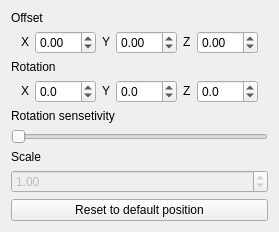
        <widget class="QWidget" name="positionTab">
         <property name="sizePolicy">
          <sizepolicy hsizetype="Fixed" vsizetype="Preferred">
           <horstretch>0</horstretch>
           <verstretch>0</verstretch>
          </sizepolicy>
         </property>
         <attribute name="title">
          <string> Positioning</string>
         </attribute>
         <layout class="QVBoxLayout" name="verticalLayout">
          <item>
           <widget class="QLabel" name="offsetLabel">
            <property name="sizePolicy">
             <sizepolicy hsizetype="Fixed" vsizetype="Fixed">
              <horstretch>0</horstretch>
              <verstretch>0</verstretch>
             </sizepolicy>
            </property>
            <property name="text">
             <string>Offset</string>
            </property>
           </widget>
          </item>
          <item>
           <layout class="QHBoxLayout" name="horizontalLayout">
            <property name="leftMargin">
             <number>10</number>
            </property>
            <property name="rightMargin">
             <number>10</number>
            </property>
            <item>
             <widget class="QLabel" name="label_4">
              <property name="sizePolicy">
               <sizepolicy hsizetype="Fixed" vsizetype="Fixed">
                <horstretch>0</horstretch>
                <verstretch>0</verstretch>
               </sizepolicy>
              </property>
              <property name="text">
               <string>X</string>
              </property>
             </widget>
            </item>
            <item>
             <widget class="QDoubleSpinBox" name="x_offset_box">
              <property name="enabled">
               <bool>true</bool>
              </property>
              <property name="sizePolicy">
               <sizepolicy hsizetype="Expanding" vsizetype="Fixed">
                <horstretch>0</horstretch>
                <verstretch>0</verstretch>
               </sizepolicy>
              </property>
              <property name="minimumSize">
               <size>
                <width>0</width>
                <height>0</height>
               </size>
              </property>
              <property name="maximumSize">
               <size>
                <width>100</width>
                <height>16777215</height>
               </size>
              </property>
              <property name="minimum">
               <double>-10.000000000000000</double>
              </property>
              <property name="maximum">
               <double>10.000000000000000</double>
              </property>
              <property name="singleStep">
               <double>0.500000000000000</double>
              </property>
             </widget>
            </item>
            <item>
             <widget class="QLabel" name="label_5">
              <property name="sizePolicy">
               <sizepolicy hsizetype="Fixed" vsizetype="Fixed">
                <horstretch>0</horstretch>
                <verstretch>0</verstretch>
               </sizepolicy>
              </property>
              <property name="text">
               <string>Y</string>
              </property>
             </widget>
            </item>
            <item>
             <widget class="QDoubleSpinBox" name="y_offset_box">
              <property name="enabled">
               <bool>true</bool>
              </property>
              <property name="sizePolicy">
               <sizepolicy hsizetype="Expanding" vsizetype="Fixed">
                <horstretch>0</horstretch>
                <verstretch>0</verstretch>
               </sizepolicy>
              </property>
              <property name="minimumSize">
               <size>
                <width>0</width>
                <height>0</height>
               </size>
              </property>
              <property name="maximumSize">
               <size>
                <width>100</width>
                <height>16777215</height>
               </size>
              </property>
              <property name="minimum">
               <double>-10.000000000000000</double>
              </property>
              <property name="maximum">
               <double>10.000000000000000</double>
              </property>
              <property name="singleStep">
               <double>0.500000000000000</double>
              </property>
             </widget>
            </item>
            <item>
             <widget class="QLabel" name="label_6">
              <property name="sizePolicy">
               <sizepolicy hsizetype="Fixed" vsizetype="Fixed">
                <horstretch>0</horstretch>
                <verstretch>0</verstretch>
               </sizepolicy>
              </property>
              <property name="text">
               <string>Z</string>
              </property>
             </widget>
            </item>
            <item>
             <widget class="QDoubleSpinBox" name="z_offset_box">
              <property name="enabled">
               <bool>true</bool>
              </property>
              <property name="sizePolicy">
               <sizepolicy hsizetype="Expanding" vsizetype="Fixed">
                <horstretch>0</horstretch>
                <verstretch>0</verstretch>
               </sizepolicy>
              </property>
              <property name="minimumSize">
               <size>
                <width>0</width>
                <height>0</height>
               </size>
              </property>
              <property name="maximumSize">
               <size>
                <width>100</width>
                <height>16777215</height>
               </size>
              </property>
              <property name="minimum">
               <double>-10.000000000000000</double>
              </property>
              <property name="maximum">
               <double>10.000000000000000</double>
              </property>
              <property name="singleStep">
               <double>0.500000000000000</double>
              </property>
             </widget>
            </item>
           </layout>
          </item>
          <item>
           <widget class="QLabel" name="label_2">
            <property name="sizePolicy">
             <sizepolicy hsizetype="Fixed" vsizetype="Fixed">
              <horstretch>0</horstretch>
              <verstretch>0</verstretch>
             </sizepolicy>
            </property>
            <property name="text">
             <string>Rotation</string>
            </property>
           </widget>
          </item>
          <item>
           <layout class="QHBoxLayout" name="horizontalLayout_2">
            <property name="leftMargin">
             <number>10</number>
            </property>
            <property name="rightMargin">
             <number>10</number>
            </property>
            <item>
             <widget class="QLabel" name="label_7">
              <property name="sizePolicy">
               <sizepolicy hsizetype="Fixed" vsizetype="Fixed">
                <horstretch>0</horstretch>
                <verstretch>0</verstretch>
               </sizepolicy>
              </property>
              <property name="text">
               <string>X</string>
              </property>
             </widget>
            </item>
            <item>
             <widget class="QDoubleSpinBox" name="x_rotation_box">
              <property name="enabled">
               <bool>true</bool>
              </property>
              <property name="sizePolicy">
               <sizepolicy hsizetype="Expanding" vsizetype="Fixed">
                <horstretch>0</horstretch>
                <verstretch>0</verstretch>
               </sizepolicy>
              </property>
              <property name="minimumSize">
               <size>
                <width>0</width>
                <height>0</height>
               </size>
              </property>
              <property name="maximumSize">
               <size>
                <width>100</width>
                <height>16777215</height>
               </size>
              </property>
              <property name="decimals">
               <number>1</number>
              </property>
              <property name="minimum">
               <double>-360.000000000000000</double>
              </property>
              <property name="maximum">
               <double>360.000000000000000</double>
              </property>
              <property name="singleStep">
               <double>1.000000000000000</double>
              </property>
             </widget>
            </item>
            <item>
             <widget class="QLabel" name="label_8">
              <property name="sizePolicy">
               <sizepolicy hsizetype="Fixed" vsizetype="Fixed">
                <horstretch>0</horstretch>
                <verstretch>0</verstretch>
               </sizepolicy>
              </property>
              <property name="text">
               <string>Y</string>
              </property>
             </widget>
            </item>
            <item>
             <widget class="QDoubleSpinBox" name="y_rotation_box">
              <property name="enabled">
               <bool>true</bool>
              </property>
              <property name="sizePolicy">
               <sizepolicy hsizetype="Expanding" vsizetype="Fixed">
                <horstretch>0</horstretch>
                <verstretch>0</verstretch>
               </sizepolicy>
              </property>
              <property name="minimumSize">
               <size>
                <width>0</width>
                <height>0</height>
               </size>
              </property>
              <property name="maximumSize">
               <size>
                <width>100</width>
                <height>16777215</height>
               </size>
              </property>
              <property name="decimals">
               <number>1</number>
              </property>
              <property name="minimum">
               <double>-360.000000000000000</double>
              </property>
              <property name="maximum">
               <double>360.000000000000000</double>
              </property>
              <property name="singleStep">
               <double>1.000000000000000</double>
              </property>
             </widget>
            </item>
            <item>
             <widget class="QLabel" name="label_9">
              <property name="sizePolicy">
               <sizepolicy hsizetype="Fixed" vsizetype="Fixed">
                <horstretch>0</horstretch>
                <verstretch>0</verstretch>
               </sizepolicy>
              </property>
              <property name="text">
               <string>Z</string>
              </property>
             </widget>
            </item>
            <item>
             <widget class="QDoubleSpinBox" name="z_rotation_box">
              <property name="enabled">
               <bool>true</bool>
              </property>
              <property name="sizePolicy">
               <sizepolicy hsizetype="Expanding" vsizetype="Fixed">
                <horstretch>0</horstretch>
                <verstretch>0</verstretch>
               </sizepolicy>
              </property>
              <property name="minimumSize">
               <size>
                <width>0</width>
                <height>0</height>
               </size>
              </property>
              <property name="maximumSize">
               <size>
                <width>100</width>
                <height>16777215</height>
               </size>
              </property>
              <property name="decimals">
               <number>1</number>
              </property>
              <property name="minimum">
               <double>-360.000000000000000</double>
              </property>
              <property name="maximum">
               <double>360.000000000000000</double>
              </property>
              <property name="singleStep">
               <double>1.000000000000000</double>
              </property>
             </widget>
            </item>
           </layout>
          </item>
          <item>
           <widget class="QLabel" name="label">
            <property name="sizePolicy">
             <sizepolicy hsizetype="Fixed" vsizetype="Fixed">
              <horstretch>0</horstretch>
              <verstretch>0</verstretch>
             </sizepolicy>
            </property>
            <property name="text">
             <string>Rotation sensetivity</string>
            </property>
           </widget>
          </item>
          <item>
           <widget class="QSlider" name="sensitivity">
            <property name="sizePolicy">
             <sizepolicy hsizetype="Minimum" vsizetype="Fixed">
              <horstretch>0</horstretch>
              <verstretch>0</verstretch>
             </sizepolicy>
            </property>
            <property name="contextMenuPolicy">
             <enum>Qt::PreventContextMenu</enum>
            </property>
            <property name="minimum">
             <number>1</number>
            </property>
            <property name="maximum">
             <number>10</number>
            </property>
            <property name="singleStep">
             <number>1</number>
            </property>
            <property name="pageStep">
             <number>10</number>
            </property>
            <property name="orientation">
             <enum>Qt::Horizontal</enum>
            </property>
            <property name="invertedAppearance">
             <bool>false</bool>
            </property>
            <property name="invertedControls">
             <bool>false</bool>
            </property>
           </widget>
          </item>
          <item>
           <widget class="QLabel" name="label_3">
            <property name="sizePolicy">
             <sizepolicy hsizetype="Minimum" vsizetype="Fixed">
              <horstretch>0</horstretch>
              <verstretch>0</verstretch>
             </sizepolicy>
            </property>
            <property name="text">
             <string>Scale</string>
            </property>
           </widget>
          </item>
          <item>
           <layout class="QHBoxLayout" name="horizontalLayout_3">
            <item>
             <widget class="QDoubleSpinBox" name="scale_spinbox">
              <property name="enabled">
               <bool>false</bool>
              </property>
              <property name="minimum">
               <double>0.010000000000000</double>
              </property>
              <property name="maximum">
               <double>5.000000000000000</double>
              </property>
              <property name="singleStep">
               <double>0.010000000000000</double>
              </property>
              <property name="stepType">
               <enum>QAbstractSpinBox::DefaultStepType</enum>
              </property>
              <property name="value">
               <double>1.000000000000000</double>
              </property>
             </widget>
            </item>
           </layout>
          </item>
          <item>
           <widget class="QPushButton" name="set_def_position">
            <property name="text">
             <string>Reset to default position</string>
            </property>
           </widget>
          </item>
         </layout>
        </widget>
